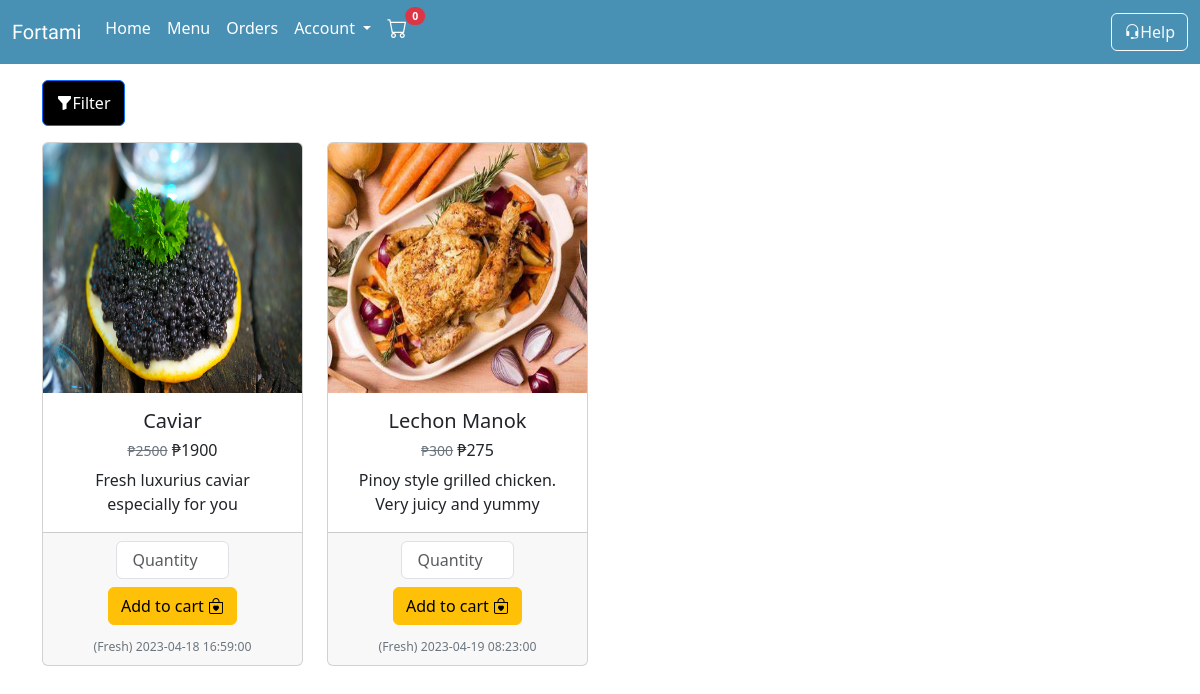
Screenshot of /menu.php (signed in) with the database file from the repository.
### tables this page shows
CREATE TABLE `food_product` (
  `food_id` int(20) NOT NULL,
  `user_id` int(20) NOT NULL,
  `category_id` int(20) NOT NULL,
  `food_pic` varchar(255) NOT NULL,
  `food_name` varchar(50) NOT NULL,
  `food_description` varchar(100) NOT NULL,
  `preparation` varchar(50) NOT NULL,
  `food_creation` datetime DEFAULT NULL,
  `food_discountedPrice` varchar(50) DEFAULT NULL,
  `food_origPrice` varchar(50) NOT NULL
);

### backend.php (called while the page is built, shortened)
<?php
    class Database{
      public $host = 'localhost';
      public $user = 'root';
      public $pass = '';
      public $db = 'fortami';
      public $conn;
      function __construct(){
        $this->conn = new mysqli($this->host,$this->user,$this->pass,$this->db);
      }
      function getConnection(){
        return $this->conn;
      }
    }
    class Backend extends Address{
      public $con;
      function __construct(){
        $database = new Database;
        $this->con = $database->getConnection();
      }
      function getproduct(){
        $query = "SELECT * FROM food_product JOIN user ON food_product.user_id = user.user_id";
        $result = $this->con->query($query);
        if ($result) {
            return $result;
        }
        else {
          echo "No item found!";
        }
      }
    }
?>

### menu.php (the view, shortened to what this page needs)
<?php
    include 'backend.php';
    include 'buyerheader.php';
    $backend = new Backend;
?>
<!DOCTYPE html>
<html lang="en">
<head>
</head>
<body>
    <div class="container">
        <div class="row py-3">
            <div class="col-2">
                    <button class="btn btn-primary" type="button" data-bs-toggle="offcanvas" data-bs-target="#offcanvasRight" aria-controls="offcanvasRight" style="background-color:black;width:50%;padding:10px 0"><i class="bi bi-funnel-fill"></i>Filter</button>
            </div>
        </div>
    </div>
    <div class="container text-center">
    <div class="row row-cols-1 row-cols-md-4 g-4">
        <?php
            $list = $backend->getproduct();
            if ($list->num_rows > 0) {
                while($row= $list->fetch_assoc()){
        ?>
        <div class='col'>
                    <div class='card h-100'>
                        <img src='./src/Food Menu/<?=$row['food_pic'];?>' class='card-img-top' alt='...' style='max-width:100%;height:250px'>
                      <div class='card-body'>
                        <h5 class='card-title'><?=$row['food_name'];?></h5>
                        <h6>
                          <small><s class='text-secondary'>₱<?=$row['food_origPrice'];?></s></small>
                          <span class='price'>₱<?=$row['food_discountedPrice'];?></span>
                        </h6>
                        <p class='card-text'><?=$row['food_description']?></p>
                      </div>
                      <div class='card-footer'>
                      <div class ='text-center '>
                        <form action='menu.php' method='post'>
                          <input type="number" name="qty" class="form-control text-center" min="1" placeholder="Quantity" style="width:50%;margin:auto;" required>
                          <button type='submit' name='addcart' class='btn btn-warning my-2'>Add to cart <i class='bi bi-bag-heart'></i></button>
                          </form>
                        </div>
                        <small class='text-muted'>
                            <?php
                                if($row['food_creation'] == '0000-00-00 00:00:00'){
                                    echo $row['preparation'];
                                }
                                else {
                                    echo "<small class='text-secondary'>(".$row['preparation'].") ".$row['food_creation']."</small>" ;
                                }
                            ?>
                        </small>
                      </div>
                    </div>
                  </div>
            <?php
                    }
                }
            ?>
        </div>
    </div>
</body>
</html>

### rows the page displays
food_product: food_pic (picture), food_name "Caviar", food_origPrice "2500", food_discountedPrice "1900", food_description "Fresh luxurius caviar especially for you", preparation "Fresh", food_creation "2023-04-18 16:59:00"
food_product: food_pic (picture), food_name "Lechon Manok", food_origPrice "300", food_discountedPrice "275", food_description "Pinoy style grilled chicken. Very juicy and yummy", preparation "Fresh", food_creation "2023-04-19 08:23:00"

### other values shown
$count "0"
